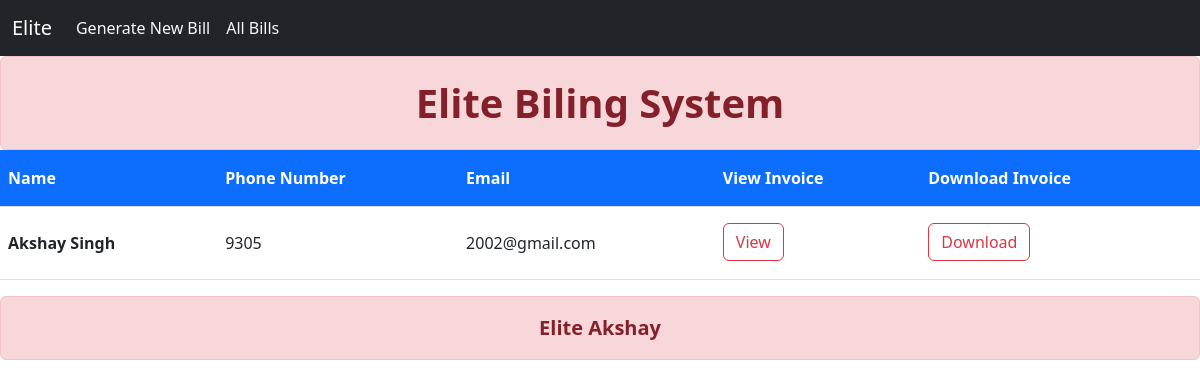
Before: /all_user_details with the older database file.
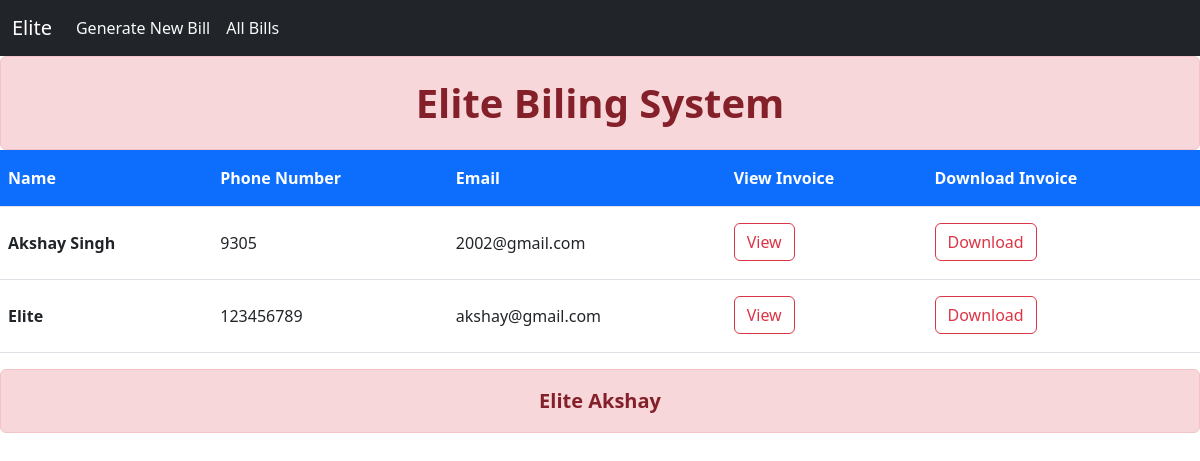
After: the same page with the newer database file.
### home/models.py (models this page shows, shortened)
class invoice_details(models.Model):
    id = models.BigAutoField(primary_key=True)
    d_name = models.CharField(max_length=40)
    d_email = models.CharField(max_length=40)
    d_phone = models.IntegerField()
    d_address = models.CharField(max_length=50)
    d_items = models.TextField()
    d_catagoried = models.TextField()
    d_prices = models.TextField()
    d_quantities = models.TextField()

### home/views.py (the view)
# urls.py: path('all_user_details', views.all_user_details,name='all_details'),
def all_user_details(request):
    query = invoice_details.objects.all()
    context={"user_data" : query}
    return render(request,'all_user_details.html',context=context)

### templates/all_user_details.html (shortened to what this page needs)
<!DOCTYPE html>
<html lang="en">
<head>
    <link href="https://cdn.jsdelivr.net/npm/bootstrap@5.2.0/dist/css/bootstrap.min.css" rel="stylesheet"
>
</head>
<body>
    {% include "nav.html" %}
    <div class="alert alert-danger text-center fs-1 fw-bolder mb-0" role="alert">
        Elite Biling System
    </div>
    <table class="table">
        <thead>
            <tr class="bg-primary text-white">
                <th scope="col" class="py-3">Name</th>
                <th scope="col" class="py-3">Phone Number</th>
                <th scope="col" class="py-3">Email</th>
                <th scope="col" class="py-3">View Invoice</th>
                <th scope="col" class="py-3">Download Invoice</th>
            </tr>
        </thead>
        <tbody>
            {% for q in user_data %}
            <tr class="">
                <th scope="row" class="py-4">{{q.d_name}}</th>
                <td class="py-4">{{q.d_phone}}</td>
                <td class="py-4">{{q.d_email}}</td>
                <td class="pt-3"><a class="btn btn-outline-danger" href="/generate_bill/{{q.id}}" role="button" target="_blank">View</a>
                </td>
                <td class="pt-3"><a class="btn btn-outline-danger" href="/generate_pdf/{{q.id}}" role="button" target="_blank">Download</a>
                </td>
            </tr>
            {% endfor %}
        </tbody>
    </table>
    <div class="alert alert-danger text-center fs-5 fw-bolder mb-0 mt-3" role="alert">
        Elite Akshay
    </div>
</body>
</html>

### templates/nav.html (shortened to what this page needs)
<nav class="navbar navbar-expand-lg navbar-dark bg-dark">
    <div class="container-fluid">
      <a class="navbar-brand font-weight-bold" href="/">Elite</a>
      <div class="collapse navbar-collapse" id="navbarSupportedContent">
        <ul class="navbar-nav me-auto mb-2 mb-lg-0">
          <li class="nav-item">
            <a class="nav-link text-light" aria-current="page" href="/" >Generate New Bill</a>
          </li>
          <li class="nav-item">
            <a class="nav-link text-light" href="/all_user_details">All Bills</a>
          </li>
        </ul>
      </div>
    </div>
  </nav>

Changed rows visible on the page:
added invoice_details: d_name "Elite", d_phone "123456789", d_email "akshay@gmail.com"
